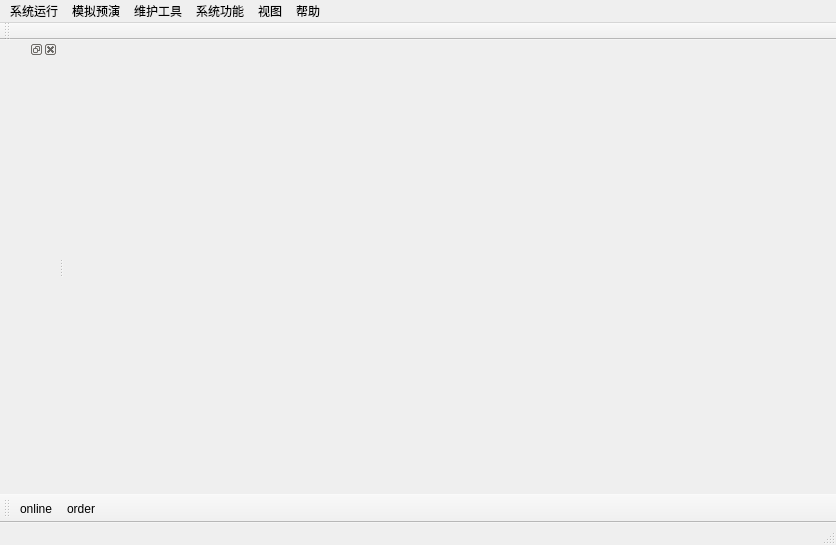
<?xml version="1.0" encoding="UTF-8"?>
<ui version="4.0">
 <class>wfSystemWindow</class>
 <widget class="QMainWindow" name="wfSystemWindow">
  <property name="geometry">
   <rect>
    <x>0</x>
    <y>0</y>
    <width>836</width>
    <height>545</height>
   </rect>
  </property>
  <property name="windowTitle">
   <string>HOnlineMainWindow</string>
  </property>
  <widget class="QWidget" name="centralWidget">
   <layout class="QHBoxLayout" name="horizontalLayout">
    <item>
     <layout class="QVBoxLayout" name="verticalLayout"/>
    </item>
   </layout>
  </widget>
  <widget class="QToolBar" name="toolBar">
   <property name="windowTitle">
    <string>toolBar</string>
   </property>
   <attribute name="toolBarArea">
    <enum>BottomToolBarArea</enum>
   </attribute>
   <attribute name="toolBarBreak">
    <bool>false</bool>
   </attribute>
   <addaction name="actionOnline"/>
   <addaction name="actionOrder"/>
  </widget>
  <widget class="QDockWidget" name="dockWidget">
   <attribute name="dockWidgetArea">
    <number>1</number>
   </attribute>
   <widget class="QWidget" name="dockWidgetContents"/>
  </widget>
  <widget class="QMenuBar" name="menuBar">
   <property name="geometry">
    <rect>
     <x>0</x>
     <y>0</y>
     <width>836</width>
     <height>23</height>
    </rect>
   </property>
   <widget class="QMenu" name="menuHuizhi">
    <property name="title">
     <string>系统运行</string>
    </property>
    <addaction name="actionDdd"/>
    <addaction name="actionDddd"/>
    <addaction name="separator"/>
    <addaction name="actionDdd_2"/>
    <addaction name="actionDdd_3"/>
    <addaction name="actionDdddd"/>
    <addaction name="separator"/>
    <addaction name="actionGuany"/>
    <addaction name="separator"/>
    <addaction name="actionTit"/>
   </widget>
   <widget class="QMenu" name="menu">
    <property name="title">
     <string>维护工具</string>
    </property>
    <addaction name="actionWf"/>
    <addaction name="actionDddd_2"/>
    <addaction name="separator"/>
    <addaction name="actionQx"/>
    <addaction name="actionDdd_5"/>
   </widget>
   <widget class="QMenu" name="menu_2">
    <property name="title">
     <string>模拟预演</string>
    </property>
    <addaction name="actionDdd_4"/>
    <addaction name="actionMoni"/>
    <addaction name="actionCaop"/>
   </widget>
   <widget class="QMenu" name="menu_3">
    <property name="title">
     <string>系统功能</string>
    </property>
   </widget>
   <widget class="QMenu" name="menu_4">
    <property name="title">
     <string>视图</string>
    </property>
   </widget>
   <widget class="QMenu" name="menu_5">
    <property name="title">
     <string>帮助</string>
    </property>
   </widget>
   <addaction name="menuHuizhi"/>
   <addaction name="menu_2"/>
   <addaction name="menu"/>
   <addaction name="menu_3"/>
   <addaction name="menu_4"/>
   <addaction name="menu_5"/>
  </widget>
  <widget class="QToolBar" name="toolBar_2">
   <property name="windowTitle">
    <string>toolBar_2</string>
   </property>
   <attribute name="toolBarArea">
    <enum>TopToolBarArea</enum>
   </attribute>
   <attribute name="toolBarBreak">
    <bool>false</bool>
   </attribute>
  </widget>
  <widget class="QStatusBar" name="statusBar"/>
  <action name="actionOpen">
   <property name="icon">
    <iconset resource="images.qrc">
     <normaloff>:/images/open.png</normaloff>:/images/open.png</iconset>
   </property>
   <property name="text">
    <string>open</string>
   </property>
  </action>
  <action name="actionPrint">
   <property name="icon">
    <iconset resource="images.qrc">
     <normaloff>:/images/printer.png</normaloff>:/images/printer.png</iconset>
   </property>
   <property name="text">
    <string>print</string>
   </property>
  </action>
  <action name="actionZoomin">
   <property name="icon">
    <iconset resource="images.qrc">
     <normaloff>:/images/zoom_in.png</normaloff>:/images/zoom_in.png</iconset>
   </property>
   <property name="text">
    <string>zoomin</string>
   </property>
  </action>
  <action name="actionZoomout">
   <property name="icon">
    <iconset resource="images.qrc">
     <normaloff>:/images/zoom_out.png</normaloff>:/images/zoom_out.png</iconset>
   </property>
   <property name="text">
    <string>zoomout</string>
   </property>
  </action>
  <action name="actionZoom">
   <property name="icon">
    <iconset resource="images.qrc">
     <normaloff>:/images/zoom.png</normaloff>:/images/zoom.png</iconset>
   </property>
   <property name="text">
    <string>zoom</string>
   </property>
  </action>
  <action name="actionZoomsame">
   <property name="icon">
    <iconset resource="images.qrc">
     <normaloff>:/images/zoom_same.png</normaloff>:/images/zoom_same.png</iconset>
   </property>
   <property name="text">
    <string>zoomsame</string>
   </property>
  </action>
  <action name="actionOnline">
   <property name="text">
    <string>online</string>
   </property>
   <property name="toolTip">
    <string>在线浏览</string>
   </property>
  </action>
  <action name="actionOrder">
   <property name="text">
    <string>order</string>
   </property>
   <property name="toolTip">
    <string>模拟开票</string>
   </property>
  </action>
  <action name="actionDdd">
   <property name="text">
    <string>主接线图</string>
   </property>
  </action>
  <action name="actionDddd">
   <property name="text">
    <string>地线库管理</string>
   </property>
  </action>
  <action name="actionDdd_2">
   <property name="text">
    <string>显示系统任务栏</string>
   </property>
  </action>
  <action name="actionDdd_3">
   <property name="text">
    <string>隐藏任务栏</string>
   </property>
  </action>
  <action name="actionDdddd">
   <property name="text">
    <string>系统日历</string>
   </property>
  </action>
  <action name="actionGuany">
   <property name="text">
    <string>关于</string>
   </property>
  </action>
  <action name="actionTit">
   <property name="text">
    <string>退出</string>
   </property>
  </action>
  <action name="actionDdd_4">
   <property name="text">
    <string>设备对位</string>
   </property>
  </action>
  <action name="actionMoni">
   <property name="text">
    <string>模拟开票</string>
   </property>
  </action>
  <action name="actionCaop">
   <property name="text">
    <string>操作票编辑</string>
   </property>
  </action>
  <action name="actionWf">
   <property name="text">
    <string>五防组态</string>
   </property>
  </action>
  <action name="actionDddd_2">
   <property name="text">
    <string>画面编辑</string>
   </property>
  </action>
  <action name="actionQx">
   <property name="text">
    <string>权限管理</string>
   </property>
  </action>
  <action name="actionDdd_5">
   <property name="text">
    <string>系统设置</string>
   </property>
  </action>
 </widget>
 <layoutdefault spacing="6" margin="11"/>
 <resources>
  <include location="images.qrc"/>
 </resources>
 <connections/>
</ui>
